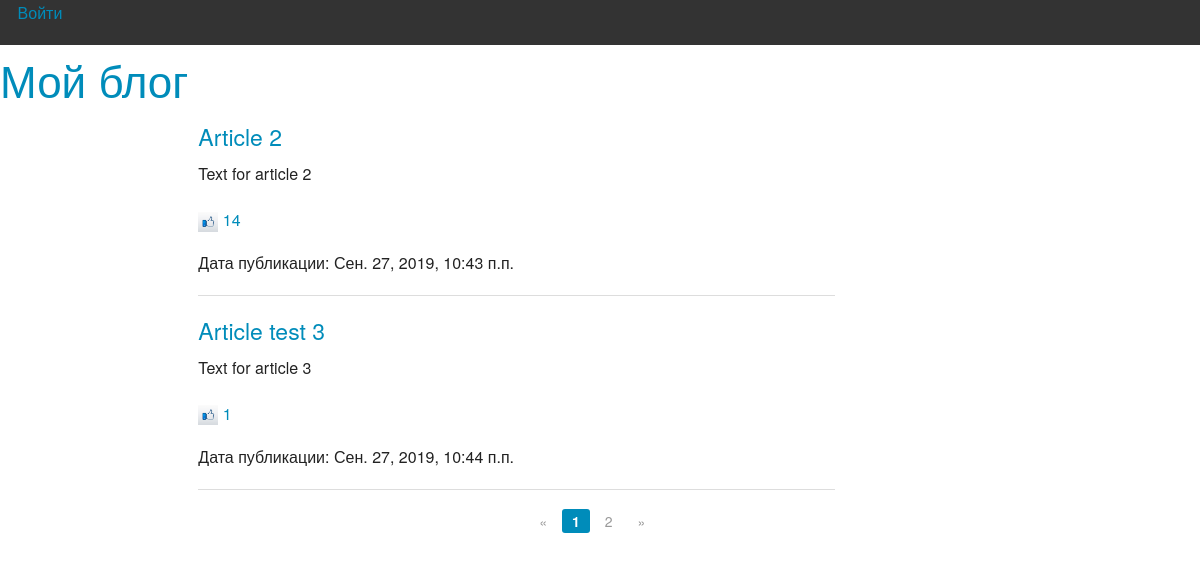
Before: / with the older database file.
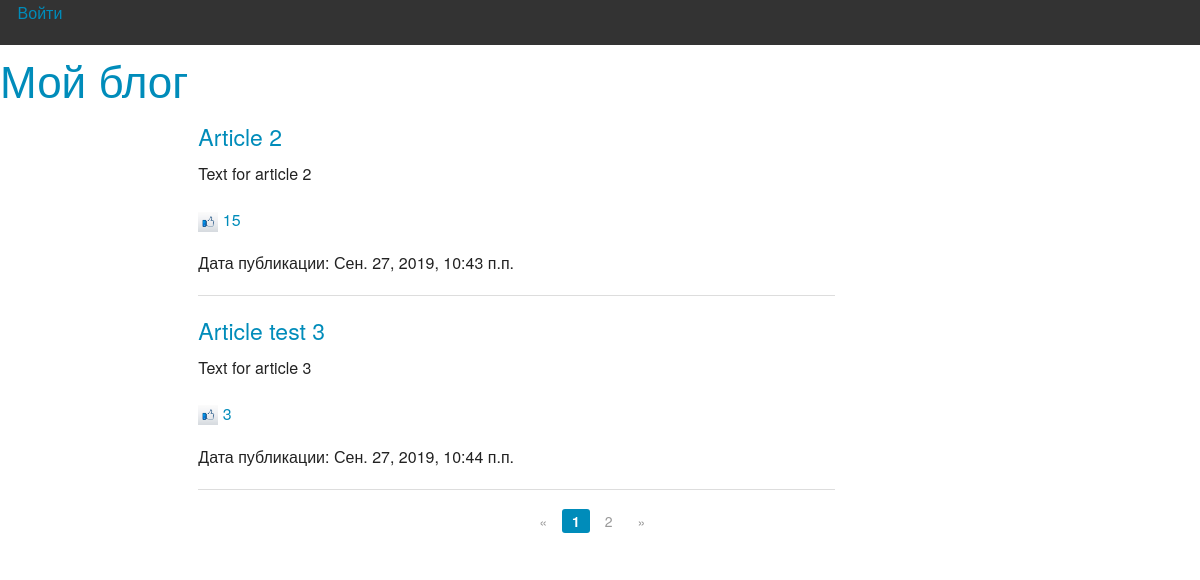
After: the same page with the newer database file.
### article/models.py (models this page shows)
class Article(models.Model):
    class Meta:
        db_table = "article"
    title = models.CharField(max_length=256)
    text = models.TextField()
    date = models.DateTimeField()
    likes = models.IntegerField(default=0)

### article/views.py (the view)
# urls.py: path('', article.views.articles),
def articles(request, page_number=1):
    all_articles = Article.objects.all()
    current_page = Paginator(all_articles, 2)
    response = render_to_response("articles.html", {
        "articles": current_page.page(page_number),
        "username": auth.get_user(request).username})
    response.set_cookie("page_number", page_number)
    return response

### article/templates/articles.html
{% extends "main.html" %}
{% load staticfiles %}
{% block article %}
<div class="large-8 large-offset-1 columns">
    {% for article in articles %}
        <h4><a href="/articles/{{ article.id }}">{{ article.title }}</a></h4>
        <p>{{ article.text }}</p>
        <p>
            <a href="/articles/addlike/{{ article.id }}/">
                <img src="{% static 'like.jpg' %}" width="20px" height="20px"> {{ article.likes }}
            </a>
        </p>
    <h6>Дата публикации: {{ article.date }}</h6>
        <hr>
    {% endfor %}
</div>
<div class="row">
    <div class="large-3 large-offset-5 columns">
        <ul class="pagination">
            {% if articles.has_previous %}
                <li class="arrow"><a href="/page/{{ articles.previous_page_number }}/">&laquo;</a></li>
            {% else %}
                <li class="arrow unavailable"><a href="">&laquo;</a></li>
            {% endif %}
            {% for page in articles.paginator.page_range %}
                {% if page == articles.number %}
                    <li class="current"><a href="/page/{{ page }}/">{{ page }}</a></li>
                {% else %}
                    <li><a href="/page/{{ page }}/">{{ page }}</a></li>
                {% endif %}
            {% endfor %}
            {% if articles.has_next %}
                <li class="arrow"><a href="/page/{{ articles.next_page_number }}/">&raquo;</a></li>
            {% else %}
                <li class="arrow unavailable"><a href="">&raquo;</a></li>
            {% endif %}
        </ul>
    </div>
</div>
{% endblock %}

Changed rows visible on the page:
changed Article "Article 2": likes "14" → "15"
changed Article "Article test 3": likes "1" → "3"
